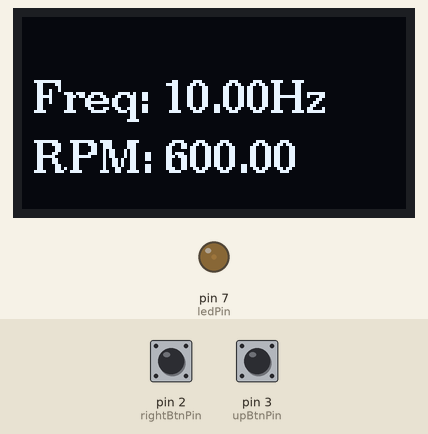
Simulated run of this sketch. Board: Arduino Mega 2560, built with avr-gcc and run on an emulated ATmega2560. On the bench: 128×64 one-colour display, output pins drawn as LEDs (lit = HIGH). The inputs (shaded band) are chosen by the test bench; at power-on: pin 3 (upBtnPin) HIGH, pin 2 (rightBtnPin) HIGH. What the sketch prints to the serial monitor is not drawn.

Above: at 1.2 s.
1.3 s: pin 3 (upBtnPin) pulled LOW for 0.15 s
At 1.8 s:
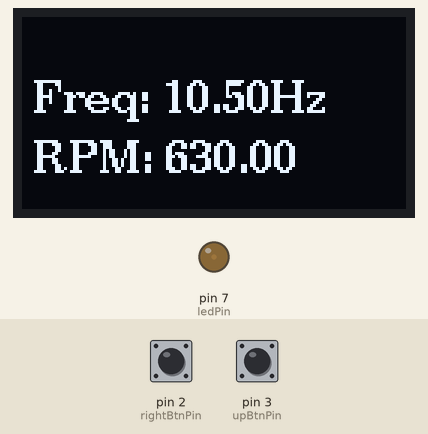
3.0 s: pin 3 (upBtnPin) pulled LOW for 1 s
At 4.4 s:
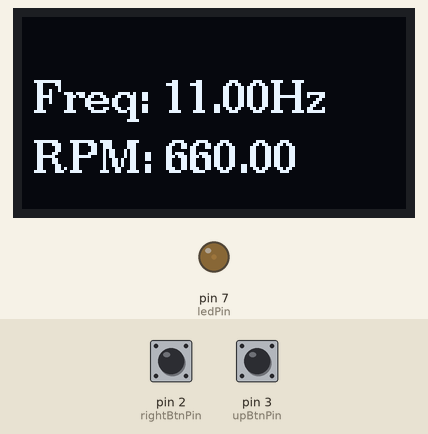
Timing chart, 0 to 6.0 s (numbered marks = the images above; inputs shaded):
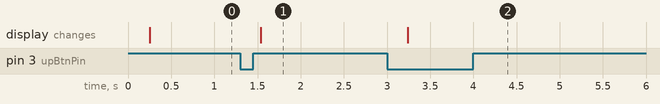

Measured:
- after the input at 1.3 s, the display: changes after 0.24 s (image 1)
- after the input at 3.0 s, the display: changes after 0.24 s (image 2)

The sketch:

StroboscopeController.ino
```cpp
/*############################################################
Teensy 4.0	- MIN Freq   = 17.9 Hz
			- MAX Freq   = 1.0  Mhz
			- MIN Period = 1    %
			- MAX Period = 100  %
			- PINS		 = 7 and 8

Arduino Uno - MIN Freq   = 0.1  Hz
			- MAX Freq   = 333  kHz
			- MIN Period = 1	%
			- MAX Period = 100	%
			- PINS		 = 9 and 10
############################################################*/

//#define DEBUG
#include "Stroboscope.h"

Stroboscope Strobe;

void setup() {
	Serial.begin(115200);

	Strobe.Initialize();
	Strobe.SetFrequency(10);
	Strobe.SetDutyCyclePercent(5);
	Strobe.Start();
}

void loop() {
	//Strobe.SetFrequency(Strobe.PotToFrequency(Strobe.GetFreqPotVal()));
	//Strobe.SetDutyCyclePercent(Strobe.PotToDutyCycle(Strobe.GetDutyPotVal()));

	Strobe.SetDutyCyclePercent(5);

	u8g2.firstPage();
	do {
		u8g2.setFont(u8g2_font_ncenB10_tr);
		u8g2.setCursor((u8g2.getDisplayWidth() / 2) - (60), (u8g2.getDisplayHeight() / 2));
		u8g2.print("Freq: " + (String)Strobe.GetFrequency() + "Hz");
		u8g2.setCursor((u8g2.getDisplayWidth() / 2) - (60), (u8g2.getDisplayHeight() / 2) + 20);
		u8g2.print("RPM: " + (String)Strobe.GetRPM());
	} while (u8g2.nextPage());
}
```

DebugUtils.h
```cpp
#define DEBUG

#ifdef DEBUG
#define DEBUG_PRINT(...) Serial.print(__VA_ARGS__)
#define DEBUG_PRINTLN(...) Serial.println(__VA_ARGS__)
#define DEBUG_PRINT_ERR(...) DEBUG_PRINT("[!] ");  DEBUG_PRINTLN(__VA_ARGS__)
#define DEBUG_PRINT_INFO(...) DEBUG_PRINT("    ");  DEBUG_PRINTLN(__VA_ARGS__)
#define DEBUG_PRINT_NOTICE(...) DEBUG_PRINT("[+] ");  DEBUG_PRINTLN(__VA_ARGS__)
#define DEBUG_PRINT_FULL(...)  \
        Serial.print(millis());     \
        Serial.print(": ");    \
        Serial.print(__PRETTY_FUNCTION__); \
        Serial.print(' ');      \
        Serial.print(__LINE__);     \
        Serial.print(' ');      \
        Serial.print(__VA_ARGS__)
#define DEBUG_PRINT_FULLLN(...)  \
        Serial.print(millis());     \
        Serial.print(": ");    \
        Serial.print(__PRETTY_FUNCTION__); \
        Serial.print(' ');      \
        Serial.print(__LINE__);     \
        Serial.print(' ');      \
        Serial.println(__VA_ARGS__)
#else
#define DEBUG_PRINT(...)
#define DEBUG_PRINTLN(...)
#define DEBUG_PRINT_ERR(...)
#define DEBUG_PRINT_INFO(...)
#define DEBUG_PRINT_NOTICE(...)
#define DEBUG_PRINT_FULL(...)
#define DEBUG_PRINT_FULLLN(...)
#endif
```

Menu.cpp
```cpp
#include "Menu.h"
```

Menu.h
```cpp
#pragma once
#include "Arduino.h"

class Menu {
private:


public:

};
```

Stroboscope.cpp
```cpp
#include "Stroboscope.h"

//U8X8_SH1106_128X64_NONAME_HW_I2C u8x8(/* reset=*/ U8X8_PIN_NONE);
U8G2_SH1106_128X64_NONAME_2_HW_I2C u8g2(U8G2_R2, /* reset=*/ U8X8_PIN_NONE);

void Stroboscope::Initialize() {
	InternalStroboscope::_pThis = this;

	DEBUG_PRINT_NOTICE("Initializing Stroboscope");

	u8g2.begin();
	u8g2.setFlipMode(1);

	pinMode(this->ledPin, OUTPUT);
	pinMode(this->freqPotPin, INPUT);
	pinMode(this->dutyPotPin, INPUT);
	pinMode(this->upBtnPin, INPUT_PULLUP);
	pinMode(this->dwnBtnPin, INPUT_PULLUP);
	pinMode(this->externalEnablePin, INPUT);
	TurnOffLed();

	Timer1.initialize();
	Timer1.pwm(this->ledPin, 512);

	attachInterrupt(digitalPinToInterrupt(this->upBtnPin), upBtnISR, FALLING);
	attachInterrupt(digitalPinToInterrupt(this->dwnBtnPin), dwnBtnISR, FALLING);
	attachInterrupt(digitalPinToInterrupt(this->leftBtnPin), leftBtnISR, FALLING);
	attachInterrupt(digitalPinToInterrupt(this->rightBtnPin), rightBtnISR, FALLING);
}

void Stroboscope::Start() {
	Timer1.start();
	DEBUG_PRINT_NOTICE("Timer Started");
}

void Stroboscope::Stop() {
	Timer1.stop();
	SetFrequency(0.0f);
	DEBUG_PRINT_ERR("Timer Stopped");

	detachInterrupt(digitalPinToInterrupt(this->upBtnPin));
	detachInterrupt(digitalPinToInterrupt(this->dwnBtnPin));
	//TurnOffLed();
}

void Stroboscope::TurnOnLed() {
	digitalWrite(this->ledPin, LOW);
	DEBUG_PRINT_INFO("LED On");
}

void Stroboscope::TurnOffLed() {
	Timer1.stop();
	digitalWrite(this->ledPin, HIGH);
	DEBUG_PRINT_INFO("LED Off");
}

void Stroboscope::SetDutyCyclePercent(unsigned char percent) {
	//this->pulseTime = (float(percent) * (this->flashPeriod * 1000000.0f)) / (100.0f);
	this->pulseTime = ((float(percent) * (1024.0f)) / (100.0f));
	Timer1.setPwmDuty(this->ledPin, this->pulseTime);
}

void Stroboscope::SetFrequency(float freq) {
	this->flashFreq = freq;
	CalculatePeriod();

	Timer1.setPeriod(this->flashPeriod * 1000000.0f);
	DEBUG_PRINT_INFO("Period(S): " + (String)(this->flashPeriod));
	DEBUG_PRINT_INFO("Period(uS): " + (String)(this->flashPeriod * 1000000.0f));
	DEBUG_PRINT_INFO("Frequency(Hz): " + (String)(this->flashFreq));
	DEBUG_PRINT_INFO("Pulse Width(uS): " + (String)(this->pulseTime));
}

void Stroboscope::SetRPM(float rpm) {
	rpm /= 60.0f;
	SetFrequency(rpm);
}

void Stroboscope::CalculatePeriod() {
	this->flashPeriod = ((1.0f) / (this->flashFreq));
}

unsigned int Stroboscope::GetFreqPotVal() {
	return(analogRead(freqPotPin));
}

unsigned int Stroboscope::GetDutyPotVal() {
	return(analogRead(dutyPotPin));
}

float Stroboscope::GetFrequency() {
	return(this->flashFreq);
}

float Stroboscope::GetRPM() {
	return(Stroboscope::GetFrequency() * 60.0f);
}

float Stroboscope::PotToFrequency(unsigned int potValue) {
	this->potFreqValue = mapFloat((float)potValue, 0.0f, 1023.0f, this->minFrequency, this->maxFrequency);
	return(this->potFreqValue);
}

float Stroboscope::PotToDutyCycle(unsigned int potValue) {
	this->potDutyCycleValue = mapFloat((float)potValue, 0.0f, 1023.0f, this->minDutyCyclePercent, this->maxDutyCyclePercent);
	return(this->potDutyCycleValue);
}

float Stroboscope::mapFloat(float x, float in_min, float in_max, float out_min, float out_max) {
	return (x - in_min) * (out_max - out_min) / (in_max - in_min) + out_min;
}

void Stroboscope::UpBtnClick() {
	if ((this->flashFreq + 0.5f) <= this->maxFrequency) {
		this->flashFreq += 0.5f;
	}
	else {
		this->flashFreq = this->maxFrequency;
	}
	//SetFrequency(this->flashFreq);
	DEBUG_PRINT_NOTICE("Increased Frequency");
}

void Stroboscope::DwnBtnClick() {
	if ((this->flashFreq - 0.5f) >= this->minFrequency) {
		this->flashFreq -= 0.5f;
	}
	else {
		this->flashFreq = this->minFrequency;
	}
	//SetFrequency(this->flashFreq);
	DEBUG_PRINT_NOTICE("Decreased Frequency");
}

void Stroboscope::LeftBtnClick() {

	DEBUG_PRINT_NOTICE("Left button clicked");
}

void Stroboscope::RightBtnClick() {
	SetFrequency(this->flashFreq);
	DEBUG_PRINT_NOTICE("Right button clicked");
}
```

Stroboscope.h
```cpp
#pragma once
#include <Wire.h>
#include "Menu.h"
#include"Arduino.h"
#include <U8g2lib.h>
#include "TimerOne.h"
#include "DebugUtils.h"

class Stroboscope;
//extern U8X8_SH1106_128X64_NONAME_HW_I2C u8x8;
extern U8G2_SH1106_128X64_NONAME_2_HW_I2C u8g2;

namespace InternalStroboscope {
	static Stroboscope* _pThis;
}

class Stroboscope {
private:
	Stroboscope(const Stroboscope&) = delete;
	Stroboscope& operator=(const Stroboscope&) = delete;

	const unsigned char ledPin = 7;
	const unsigned char freqPotPin = A0;
	const unsigned char dutyPotPin = A1;
	const unsigned char upBtnPin = 3;
	const unsigned char dwnBtnPin = 4;
	const unsigned char leftBtnPin = 1;
	const unsigned char rightBtnPin = 2;
	const unsigned char externalEnablePin = 0;

	float maxFrequency = 1000000.0f;
	float minFrequency = 1.0f;
	float maxDutyCyclePercent = 100.0f;
	float minDutyCyclePercent = 0.0f;

	float potFreqValue;
	float potDutyCycleValue;

	volatile float flashFreq;
	volatile float flashPeriod;
	float pulseTime;

	void TurnOnLed();
	void TurnOffLed();
	void CalculatePeriod();

	float mapFloat(float x, float in_min, float in_max, float out_min, float out_max);

	void UpBtnClick();
	void DwnBtnClick();
	void LeftBtnClick();
	void RightBtnClick();

	static void upBtnISR() {
		InternalStroboscope::_pThis->UpBtnClick();
	}

	static void dwnBtnISR() {
		InternalStroboscope::_pThis->DwnBtnClick();
	}

	static void leftBtnISR() {
		InternalStroboscope::_pThis->LeftBtnClick();
	}

	static void rightBtnISR() {
		InternalStroboscope::_pThis->RightBtnClick();
	}

public:
	Stroboscope() = default;
	~Stroboscope() = default;

	void Initialize();
	void Start();
	void Stop();

	void SetDutyCyclePercent(unsigned char percent);
	void SetFrequency(float freq);
	void SetRPM(float rpm);

	unsigned int GetFreqPotVal();
	unsigned int GetDutyPotVal();
	float GetFrequency();
	float GetRPM();

	float PotToFrequency(unsigned int potValue);
	float PotToDutyCycle(unsigned int potValue);
};
```
